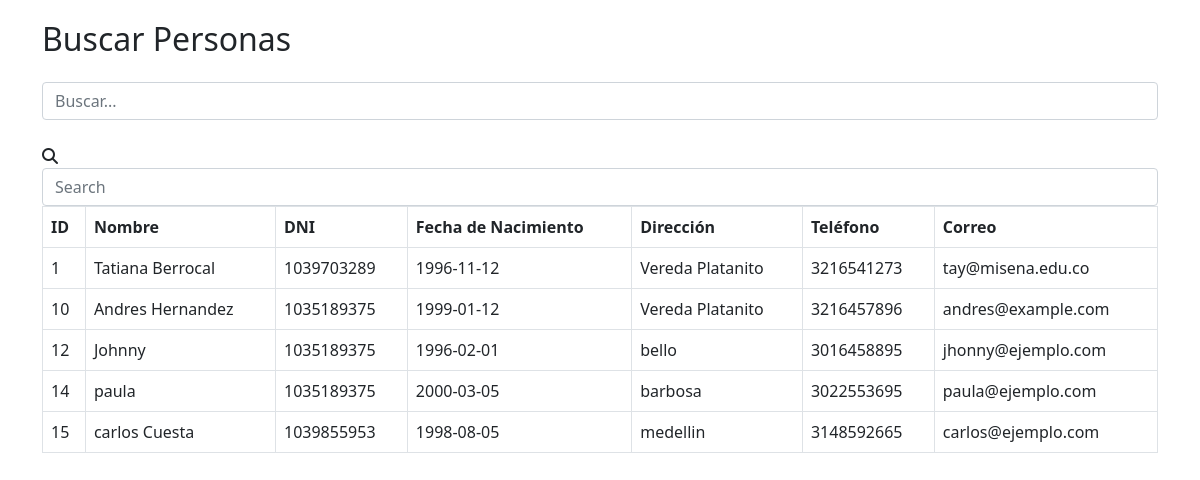
Page /vista/historial.php on the committed database.
### tables this page shows
CREATE TABLE `tbl_personas` (
  `id` int(11) NOT NULL,
  `DNI` varchar(10) DEFAULT NULL,
  `NOMBRE` varchar(100) DEFAULT NULL,
  `FECNAC` date DEFAULT NULL,
  `DIR` varchar(255) DEFAULT NULL,
  `TFNO` varchar(15) DEFAULT NULL,
  `CORREO` varchar(255) DEFAULT NULL,
  `admin_id` int(11) DEFAULT NULL
);

### vista/historial.php (the view, shortened to what this page needs)
<!DOCTYPE html>
<html lang="en">
<head>
    <link href="https://cdn.jsdelivr.net/npm/bootstrap@5.0.2/dist/css/bootstrap.min.css" rel="stylesheet">
    <link rel="stylesheet" href="https://cdnjs.cloudflare.com/ajax/libs/font-awesome/6.4.2/css/all.min.css">
</head>
<body>
<div class="container">
    <h2 class="mb-4">Buscar Personas</h2>
    <input class="form-control mb-4" id="search" type="text" placeholder="Buscar...">
    <div class="form-group has-search">
    <span class="fa fa-search form-control-feedback"></span>
    <input type="text" class="form-control" placeholder="Search">
  </div>
    <table class="table table-bordered">
        <thead class="thead-light">
            <tr>
                <th>ID</th>
                <th>Nombre</th>
                <th>DNI</th>
                <th>Fecha de Nacimiento</th>
                <th>Dirección</th>
                <th>Teléfono</th>
                <th>Correo</th>
            </tr>
        </thead>
        <tbody id="table-body">
            <?php
            include "../controlador/database.php";
            $sql = $conn->query("SELECT * FROM tbl_personas");
            while ($datos = $sql->fetchObject()) {
                echo "<tr>";
                echo "<td>{$datos->id}</td>";
                echo "<td>{$datos->NOMBRE}</td>";
                echo "<td>{$datos->DNI}</td>";
                echo "<td>{$datos->FECNAC}</td>";
                echo "<td>{$datos->DIR}</td>";
                echo "<td>{$datos->TFNO}</td>";
                echo "<td>{$datos->CORREO}</td>";
                echo "</tr>";
            }
            ?>
        </tbody>
    </table>
</div>
</body>
</html>

### vista/historial.php (style rules this page uses)
body { padding: 20px; }

### rows in the picture
tbl_personas: id "1", NOMBRE "Tatiana Berrocal", DNI "1039703289", FECNAC "1996-11-12", DIR "Vereda Platanito", TFNO "3216541273", CORREO "tay@misena.edu.co"
tbl_personas: id "10", NOMBRE "Andres Hernandez", DNI "1035189375", FECNAC "1999-01-12", DIR "Vereda Platanito", TFNO "3216457896", CORREO "andres@example.com"
tbl_personas: id "12", NOMBRE "Johnny", DNI "1035189375", FECNAC "1996-02-01", DIR "bello", TFNO "3016458895", CORREO "jhonny@ejemplo.com"
tbl_personas: id "14", NOMBRE "paula", DNI "1035189375", FECNAC "2000-03-05", DIR "barbosa", TFNO "3022553695", CORREO "paula@ejemplo.com"
tbl_personas: id "15", NOMBRE "carlos Cuesta", DNI "1039855953", FECNAC "1998-08-05", DIR "medellin", TFNO "3148592665", CORREO "carlos@ejemplo.com"
